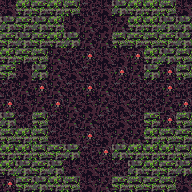

Below is a game level as drawn by its tile map, then a one-line description and the .tmx file that defines it, in full:
An orthogonal 12x12 tile map with 16x16 px tiles, 1 tile layer (tile) and 24 objects.

<map version="1.0" tiledversion="1.1.2" orientation="orthogonal" renderorder="right-down" width="12" height="12" tilewidth="16" tileheight="16" infinite="0" nextobjectid="94">
 <tileset firstgid="1" source="tileset.tsx" />
 <layer name="tile" width="12" height="12">
  <data encoding="csv">
24,21,20,21,19,25,24,18,21,21,19,24,
18,20,18,21,24,23,24,23,21,21,18,18,
20,18,20,21,18,23,23,19,20,19,20,18,
21,20,19,23,25,22,24,24,22,21,18,19,
20,8,18,23,24,25,24,22,23,18,22,19,
25,23,22,23,25,22,23,25,25,25,22,25,
22,24,23,22,23,24,23,24,25,25,23,22,
18,9,19,25,23,23,25,24,25,20,22,19,
19,21,19,25,24,22,24,23,23,21,19,20,
21,21,19,20,18,25,22,18,21,21,21,19,
21,18,20,18,24,24,25,25,18,21,20,18,
22,20,18,21,19,24,23,20,19,20,19,24
</data>
 </layer>
 <objectgroup name="creature">
  <object id="81" gid="249" x="48" y="144" width="16" height="16">
   <properties>
    <property name="probability" value="8" />
   </properties>
  </object>
  <object id="83" gid="248" x="80" y="80" width="16" height="16">
   <properties>
    <property name="probability" value="8" />
   </properties>
  </object>
  <object id="84" gid="248" x="96" y="80" width="16" height="16">
   <properties>
    <property name="probability" value="8" />
   </properties>
  </object>
  <object id="85" gid="248" x="112" y="96" width="16" height="16">
   <properties>
    <property name="probability" value="8" />
   </properties>
  </object>
  <object id="86" gid="248" x="112" y="112" width="16" height="16">
   <properties>
    <property name="probability" value="8" />
   </properties>
  </object>
  <object id="87" gid="248" x="96" y="128" width="16" height="16">
   <properties>
    <property name="probability" value="8" />
   </properties>
  </object>
  <object id="88" gid="248" x="80" y="128" width="16" height="16">
   <properties>
    <property name="probability" value="8" />
   </properties>
  </object>
  <object id="89" gid="248" x="64" y="112" width="16" height="16">
   <properties>
    <property name="probability" value="8" />
   </properties>
  </object>
  <object id="90" gid="248" x="64" y="96" width="16" height="16">
   <properties>
    <property name="probability" value="8" />
   </properties>
  </object>
  <object id="91" gid="248" x="64" y="64" width="16" height="16">
   <properties>
    <property name="probability" value="8" />
   </properties>
  </object>
  <object id="92" gid="248" x="128" y="64" width="16" height="16">
   <properties>
    <property name="probability" value="8" />
   </properties>
  </object>
  <object id="93" gid="248" x="128" y="144" width="16" height="16">
   <properties>
    <property name="probability" value="8" />
   </properties>
  </object>
 </objectgroup>
 <objectgroup name="furniture">
  <object id="67" gid="52" x="64" y="80" width="16" height="16" />
  <object id="68" gid="52" x="112" y="80" width="16" height="16" />
  <object id="69" gid="52" x="112" y="128" width="16" height="16" />
  <object id="70" gid="52" x="64" y="128" width="16" height="16" />
  <object id="71" gid="69" x="112" y="176" width="16" height="16" />
  <object id="72" gid="69" x="64" y="176" width="16" height="16" />
  <object id="73" gid="69" x="16" y="128" width="16" height="16" />
  <object id="74" gid="69" x="16" y="80" width="16" height="16" />
  <object id="75" gid="69" x="64" y="32" width="16" height="16" />
  <object id="76" gid="69" x="112" y="32" width="16" height="16" />
  <object id="77" gid="69" x="160" y="80" width="16" height="16" />
  <object id="78" gid="69" x="160" y="128" width="16" height="16" />
 </objectgroup>
 <objectgroup name="description" />
</map>
